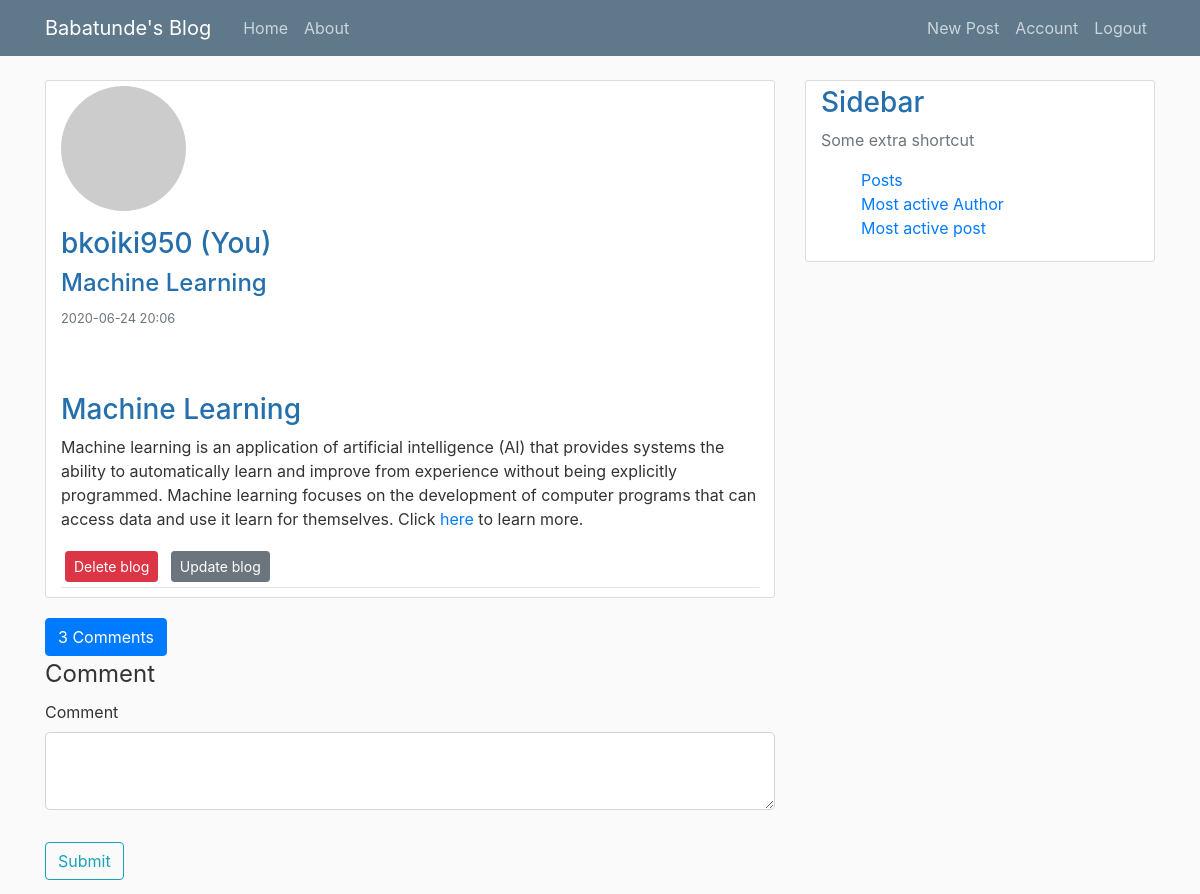
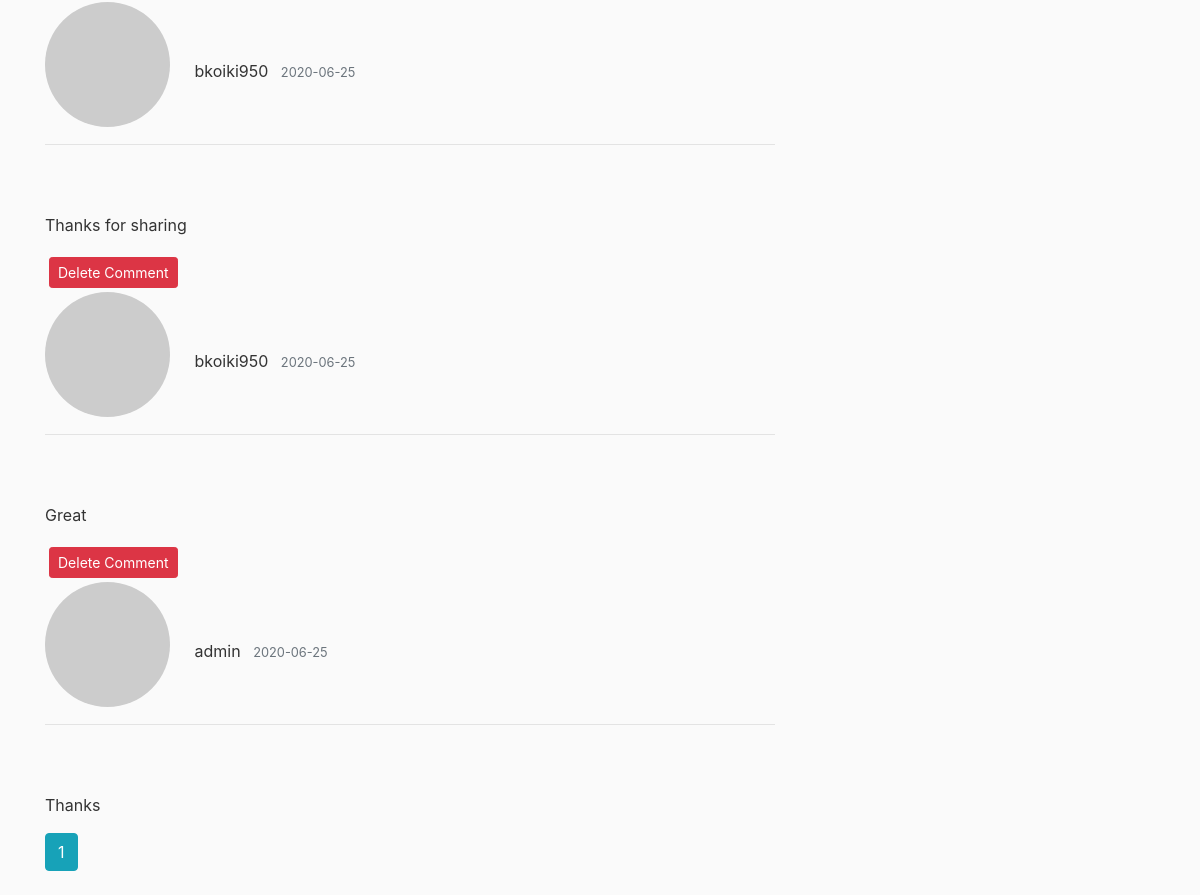
Page /post/view/4 (signed in) on the earlier database version (2 pictures, top to bottom).
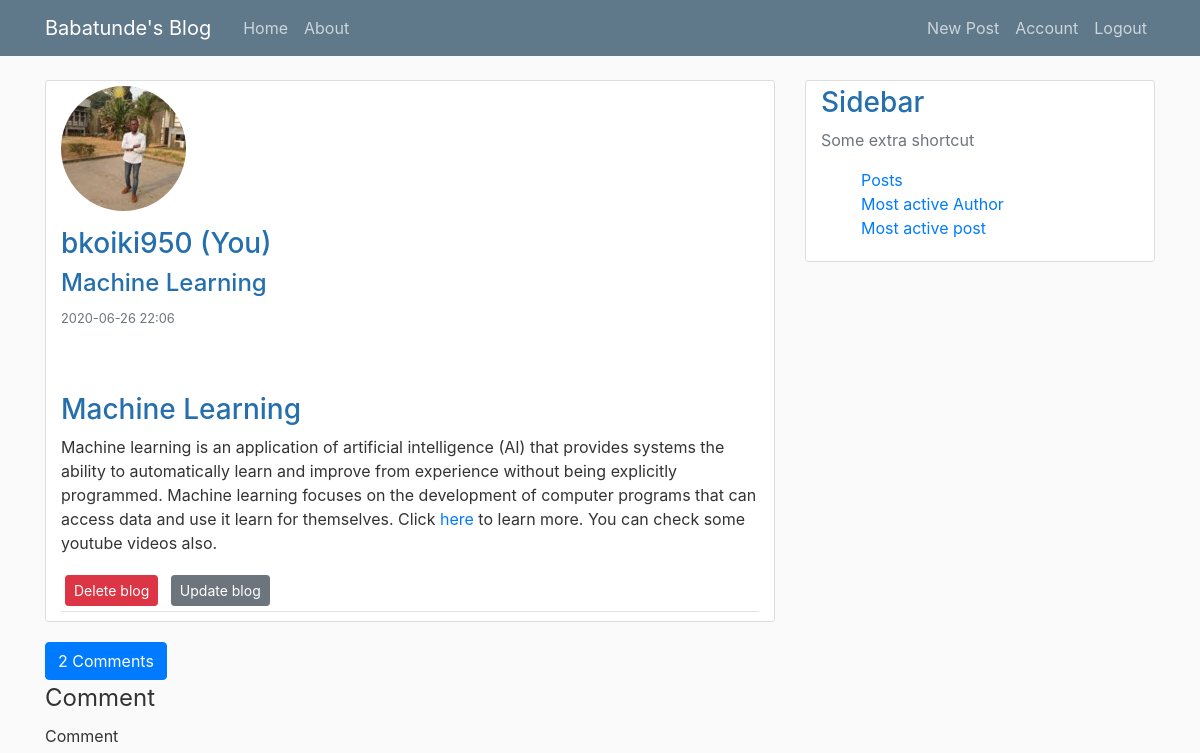
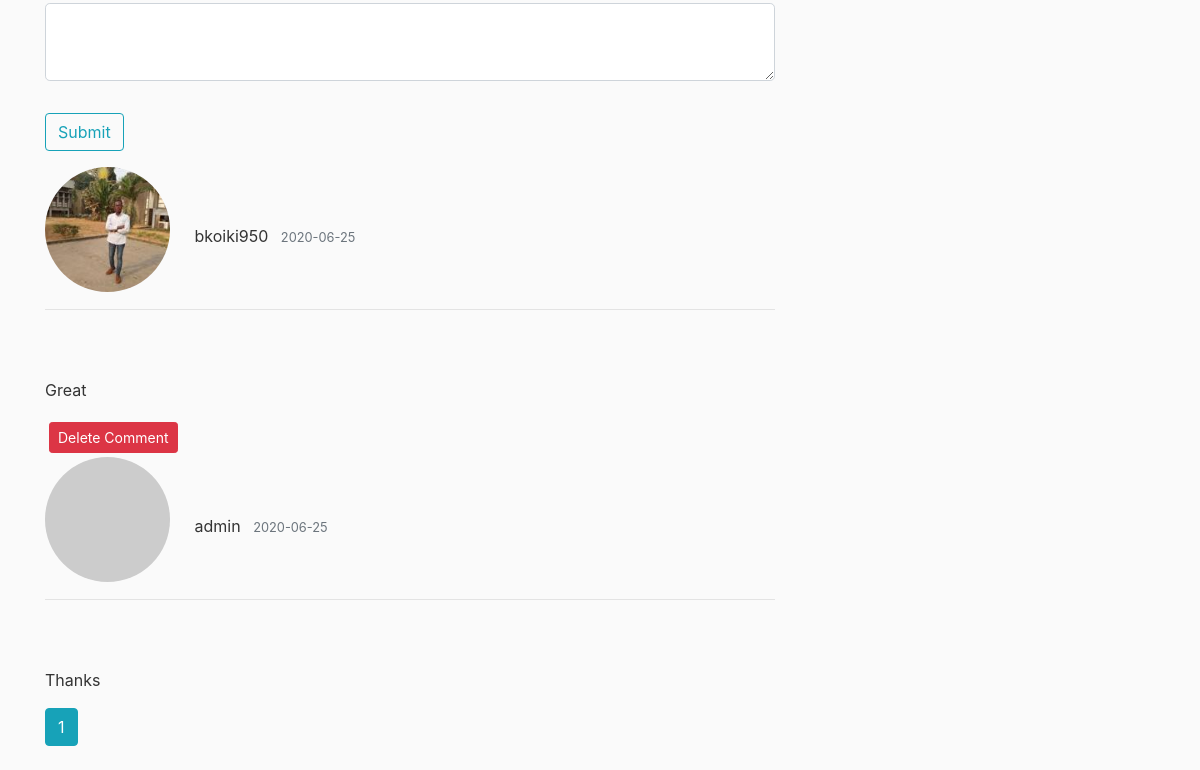
Same page on the later database version (2 pictures, top to bottom).
### coreyblog/models.py (models this page shows, shortened)
class Post(db.Model):
    id = db.Column(db.Integer, primary_key=True)
    title=db.Column(db.String(100), nullable=False)
    date_posted=db.Column(db.DateTime, nullable=False, default=datetime.utcnow)
    content=db.Column(db.Text, nullable=False)
    user_id = db.Column(db.Integer, db.ForeignKey('user.id'), nullable=False)
    body_html = db.Column(db.Text)
    comments = db.relationship('Comment', backref='post', lazy=True)

class Comment(db.Model):
    id = db.Column(db.Integer, primary_key=True)
    date_posted=db.Column(db.DateTime, nullable=False, default=datetime.utcnow)
    content=db.Column(db.Text, nullable=False)
    user_id = db.Column(db.Integer, db.ForeignKey('user.id'), nullable=False)
    post_id=db.Column(db.Integer, db.ForeignKey('post.id'), nullable=False)
    body_html = db.Column(db.Text)

class User(db.Model, UserMixin):
    id = db.Column(db.Integer, primary_key=True)
    username=db.Column(db.String(20), unique=True, nullable=False)
    email = db.Column(db.String(120), unique=True ,nullable=False)
    password=db.Column(db.String(60), nullable=False)
    image_file=db.Column(db.String(20), nullable=False, default='default.jpg')
    posts = db.relationship('Post', backref='author', lazy=True)
    comments = db.relationship('Comment', backref='author', lazy='dynamic')
    def gravatar(self, size=100, default='identicon', rating='g'):
        if request.is_secure:
            url = 'https://secure.gravatar.com/avatar'
        else:
            url = 'http://www.gravatar.com/avatar'
        hash_ = hashlib.md5(self.email.encode('utf-8')).hexdigest()
        return '{url}/{hash_}?s={size}&d={default}&r={rating}'.format(
                                                            url=url,
                                                            hash_=hash_,
                                                            size=size,
                                                            default=default,
                                                            rating=rating)

### coreyblog/routes.py (the view, shortened to what this page needs)
@app.route('/post/view/<int:id>', methods=['GET', 'POST'])
def viewblog(id):
    blog=Post.query.get_or_404(id)
    form=CommentForm()
    page = request.args.get('page', 1, type=int)
    per_page=3
    if page == -1:
        page = (blog.comments.count() - 1) / per_page+ 1
    blog_comments=Comment.query.filter_by(post=blog)
    pagination = blog_comments.paginate(
                                        page, per_page=per_page,
                                        error_out=False)
    count=blog_comments.count()
    comments = pagination.items
    return render_template('viewblog.html',
                            blog=blog,
                            count=count,
                            form=form,
                            pagination=pagination,
                            comments=comments)

### coreyblog/forms.py
class CommentForm(FlaskForm):
    body = PageDownField('Comment', validators=[DataRequired()])
    submit = SubmitField('Submit')

### coreyblog/models.py (called while the page is built)
@login_manager.user_loader
def load_user(user_id):
    return User.query.get(int(user_id))

### coreyblog/templates/viewblog.html (shortened to what the changed rows need)
{% extends "layout.html" %}
    {% block content %}
        <article class="media content-section">
            <div class="media-body">
                <div class="article-metadata">
                    {% if blog.author.image_file == 'default.jpg' %}
                        <img class="rounded-circle account-img" src="{{ blog.author.gravatar() }}" alt="blogger's profile pics" sizes="150" srcset="">
                    {% else %}
                        <img class="rounded-circle account-img" src="{{ url_for('static', filename='img/'+blog.author.image_file) }}" alt="" sizes="150" srcset="">
                    {% endif %}
                    {% if blog.author != current_user %}
                        <div>
                            <h3 class="text-muted">{{ blog.author.username }}</h3>
                            <h4 class="text-muted">{{ blog.title }}</h4>
                            <small class="text-muted">{{ blog.date_posted.strftime('%Y-%m-%d : %H-%m') }}</small>
                        </div>
                        <p class="article-content">
                            {% if blog.body_html %}
                                {{ blog.body_html | safe }}
                            {% else %}
                                {{ blog.content }}
                            {% endif %}
                        </p>
                    {% else %}
                        <div>
                            <h3>{{ current_user.username }} (You)</h3>
                            <h4>{{ blog.title }}</h4>
                            <small class="text-muted">{{ blog.date_posted.strftime('%Y-%m-%d  %H:%m') }}</small>
                        </div>
                        <p class="article-content">
                            {% if blog.body_html %}
                                {{ blog.body_html | safe }}
                            {% else %}
                                {{ blog.content }}
                            {% endif %}
                            </p>
                        <a class="btn btn-danger btn-sm m-1" href="{{ url_for('delete', id=blog.id) }}">Delete blog</a>
                        <a  class="btn btn-secondary btn-sm m-1" href="{{ url_for('updatepost', id=blog.id) }}">Update blog</a>
                    {% endif %}
                </div>
            </div>
        </article>
        <a href="{{ url_for('viewblog', id=blog.id) }}#comments">
            <span class="btn btn-primary" id="comment">
                {{ count }}
                {% if count > 1 %}
                    Comments
                {% else %}
                    Comment
                {% endif %}
            </span>
        </a>
        <form action="" method="post" action="" enctype="multipart/form-data">
            <fieldset class="form-group">
            </fieldset>
            <div class="form-group">
            </div>
        </form>
           {% for comment in comments %}
                <div class="media-body comment">
                    <div class="article-metadata">
                        {% if comment.author.image_file == 'default.jpg' %}
                            <img class="rounded-circle account-img" src="{{ comment.author.gravatar() }}" alt="Profile pics" sizes="150" srcset="">
                        {% else %}
                            <img class="rounded-circle account-img" src="{{ url_for('static', filename='img/'+current_user.image_file) }}" alt="" sizes="150" srcset="">
                        {% endif %}
                        <span class="mr-2">{{ comment.author.username }}</span>
                        <small class="text-muted">{{ comment.date_posted.strftime('%Y-%m-%d') }}</small>
                    </div>
                    <p class="article-content">
                        {% if comment.body_html %}
                            {{ comment.body_html | safe }}
                        {% else %}
                            {{ comment.content }}
                        {% endif %}
                    </p>
                    {% if comment.author == current_user %}
                    <a class="btn btn-danger btn-sm m-1" href="{{ url_for('delete_comment', id=comment.id) }}">Delete Comment</a>
                    {% endif %}
                </div>
        {% endfor %}
        {% for page_num in pagination.iter_pages(left_edge=1, right_edge=1, left_current=1, right_current=2) %}
            {% if page_num %}
                {% if pagination.page == page_num %}
                    <a class="btn btn-info mb-4" href="{{ url_for('viewblog', page=page_num, id=blog.id) }}">{{ page_num }}</a>
                {% else %}
                    <a class="btn btn-outline-info mb-4" href="{{ url_for('viewblog', page=page_num, id=blog.id) }}">{{ page_num }}</a>
                {% endif %}
            {% else %}
                ...
            {% endif %}
        {% endfor %}
    {% endblock %}

Differences in the rows shown:
removed Comment: author.username "bkoiki950", date_posted "2020-06-25", body_html "Thanks for sharing"
changed User "bkoiki950": image_file: picture added
changed Post "Machine Learning": date_posted "2020-06-24 20:06" → "2020-06-26 22:06"; body_html "…here to learn more." → "…here to learn more. You can check some youtube videos also."
changed through a linked row, Comment "Great": image_file: picture added
Other differences:
{{ count }}: "3" → "2"
